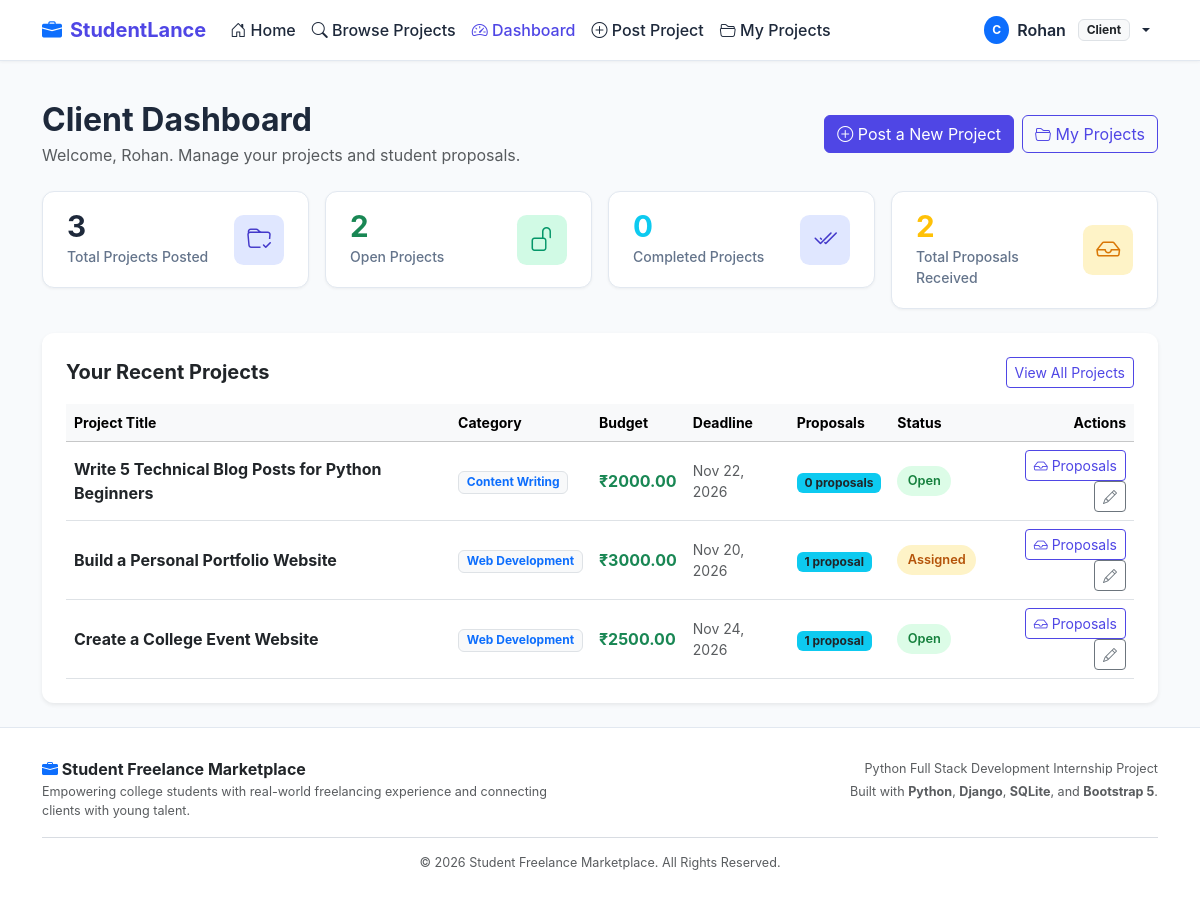
/dashboard/client/ (signed in), run on the app's committed database.
### marketplace/models.py (models this page shows, shortened)
class Profile(models.Model):
    ROLE_CHOICES = [
        ('Student', 'Student'),
        ('Client', 'Client'),
    ]
    user = models.OneToOneField(User, on_delete=models.CASCADE, related_name='profile')
    role = models.CharField(max_length=20, choices=ROLE_CHOICES)
    skills = models.TextField(blank=True, help_text="Comma-separated list of skills (e.g. Python, Django, HTML, CSS)")
    bio = models.TextField(blank=True, help_text="Short biography about yourself or your company")
    education = models.CharField(max_length=200, blank=True, help_text="College/University or degree")

class Project(models.Model):
    CATEGORY_CHOICES = [
        ('Web Development', 'Web Development'),
        ('Graphic Design', 'Graphic Design'),
        ('Content Writing', 'Content Writing'),
        ('Video Editing', 'Video Editing'),
        ('UI/UX Design', 'UI/UX Design'),
        ('Data Entry', 'Data Entry'),
        ('Programming', 'Programming'),
    ]
    STATUS_CHOICES = [
        ('Open', 'Open'),
        ('Assigned', 'Assigned'),
        ('Completed', 'Completed'),
        ('Closed', 'Closed'),
    ]
    client = models.ForeignKey(User, on_delete=models.CASCADE, related_name='projects')
    title = models.CharField(max_length=200)
    description = models.TextField()
    category = models.CharField(max_length=100, choices=CATEGORY_CHOICES)
    budget = models.DecimalField(max_digits=10, decimal_places=2)
    deadline = models.DateField()
    status = models.CharField(max_length=20, choices=STATUS_CHOICES, default='Open')
    created_at = models.DateTimeField(auto_now_add=True)
    class Meta:
        ordering = ['-created_at']
    @property
    def proposal_count(self):
        return self.proposals.count()

### marketplace/views.py (the view)
    def wrapper(request, *args, **kwargs):
        if not request.user.is_authenticated:
            messages.warning(request, "Please log in to access this page.")
            return redirect('login')
        if get_user_role(request.user) != 'Client':
            messages.error(request, "Access denied. This page is only accessible to clients.")
            return redirect('home')
        return view_func(request, *args, **kwargs)

### marketplace/templates/marketplace/client_dashboard.html (shortened to what this page needs)
{% extends 'marketplace/base.html' %}
{% block content %}
<div class="d-flex flex-wrap justify-content-between align-items-center mb-4">
    <div>
        <h2 class="fw-bold mb-1">
            Client Dashboard
        </h2>
        <p class="text-muted mb-0">Welcome, {{ user.first_name|default:user.username }}. Manage your projects and student proposals.</p>
    </div>
    <div class="mt-3 mt-md-0 d-flex gap-2">
        <a href="{% url 'post_project' %}" class="btn btn-primary">
            <i class="bi bi-plus-circle"></i> Post a New Project
        </a>
        <a href="{% url 'my_projects' %}" class="btn btn-outline-primary">
            <i class="bi bi-folder2-open"></i> My Projects
        </a>
    </div>
</div>
<div class="row g-3 mb-4">
    <div class="col-sm-6 col-lg-3">
        <div class="stat-card">
            <div>
                <div class="stat-value">{{ total_projects }}</div>
                <div class="stat-label">Total Projects Posted</div>
            </div>
            <div class="stat-icon bg-indigo">
                <i class="bi bi-folder-check"></i>
            </div>
        </div>
    </div>
    <div class="col-sm-6 col-lg-3">
        <div class="stat-card">
            <div>
                <div class="stat-value text-success">{{ open_projects }}</div>
                <div class="stat-label">Open Projects</div>
            </div>
            <div class="stat-icon bg-emerald">
                <i class="bi bi-unlock"></i>
            </div>
        </div>
    </div>
    <div class="col-sm-6 col-lg-3">
        <div class="stat-card">
            <div>
                <div class="stat-value text-info">{{ completed_projects }}</div>
                <div class="stat-label">Completed Projects</div>
            </div>
            <div class="stat-icon bg-indigo">
                <i class="bi bi-check2-all"></i>
            </div>
        </div>
    </div>
    <div class="col-sm-6 col-lg-3">
        <div class="stat-card">
            <div>
                <div class="stat-value text-warning">{{ total_proposals_received }}</div>
                <div class="stat-label">Total Proposals Received</div>
            </div>
            <div class="stat-icon bg-amber">
                <i class="bi bi-inbox"></i>
            </div>
        </div>
    </div>
</div>
<div class="card custom-card p-4 bg-white border-0 shadow-sm">
    <div class="d-flex justify-content-between align-items-center mb-3">
        <h5 class="fw-bold mb-0">Your Recent Projects</h5>
        <a href="{% url 'my_projects' %}" class="btn btn-sm btn-outline-primary">View All Projects</a>
    </div>
    {% if recent_projects %}
        <div class="table-responsive">
            <table class="table table-hover align-middle mb-0">
                <thead class="table-light small text-muted">
                    <tr>
                        <th>Project Title</th>
                        <th>Category</th>
                        <th>Budget</th>
                        <th>Deadline</th>
                        <th>Proposals</th>
                        <th>Status</th>
                        <th class="text-end">Actions</th>
                    </tr>
                </thead>
                <tbody>
                    {% for project in recent_projects %}
                        <tr>
                            <td>
                                <a href="{% url 'project_detail' project.id %}" class="text-decoration-none fw-bold text-dark">
                                    {{ project.title }}
                                </a>
                            </td>
                            <td>
                                <span class="badge bg-light text-primary border">{{ project.category }}</span>
                            </td>
                            <td class="fw-bold text-success">₹{{ project.budget }}</td>
                            <td class="text-muted small">{{ project.deadline|date:"M d, Y" }}</td>
                            <td>
                                <span class="badge bg-info text-dark">
                                    {{ project.proposal_count }} proposal{{ project.proposal_count|pluralize }}
                                </span>
                            </td>
                            <td>
                                {% if project.status == 'Open' %}
                                    <span class="badge-status badge-open">Open</span>
                                {% elif project.status == 'Assigned' %}
                                    <span class="badge-status badge-assigned">Assigned</span>
                                {% elif project.status == 'Completed' %}
                                    <span class="badge-status badge-completed">Completed</span>
                                {% else %}
                                    <span class="badge-status badge-closed">Closed</span>
                                {% endif %}
                            </td>
                            <td class="text-end">
                                <a href="{% url 'view_proposals' project.id %}" class="btn btn-sm btn-outline-primary" title="View proposals">
                                    <i class="bi bi-inbox"></i> Proposals
                                </a>
                                <a href="{% url 'edit_project' project.id %}" class="btn btn-sm btn-outline-secondary" title="Edit project">
                                    <i class="bi bi-pencil"></i>
                                </a>
                            </td>
                        </tr>
                    {% endfor %}
                </tbody>
            </table>
        </div>
    {% else %}
        <div class="text-center py-4 text-muted">
            <i class="bi bi-folder-plus fs-2 d-block mb-2"></i>
            <p class="mb-2">You haven't posted any projects yet.</p>
            <a href="{% url 'post_project' %}" class="btn btn-sm btn-primary">Post Your First Project</a>
        </div>
    {% endif %}
</div>
{% endblock %}

### marketplace/templates/marketplace/base.html (shortened to what this page needs)
{% load static %}
<!DOCTYPE html>
<html lang="en">
<head>
    <link href="https://cdn.jsdelivr.net/npm/bootstrap@5.3.3/dist/css/bootstrap.min.css" rel="stylesheet">
    <link href="https://cdn.jsdelivr.net/npm/bootstrap-icons@1.11.3/font/bootstrap-icons.min.css" rel="stylesheet">
    <link rel="stylesheet" href="{% static 'marketplace/css/style.css' %}">
</head>
<body>
    <nav class="navbar navbar-expand-lg navbar-custom sticky-top">
        <div class="container">
            <a class="navbar-brand" href="{% url 'home' %}">
                <i class="bi bi-briefcase-fill text-primary"></i>
                <span>StudentLance</span>
            </a>
            <div class="collapse navbar-collapse" id="navbarContent">
                <ul class="navbar-nav me-auto mb-2 mb-lg-0">
                    <li class="nav-item">
                        <a class="nav-link {% if request.resolver_match.url_name == 'home' %}active{% endif %}" href="{% url 'home' %}">
                            <i class="bi bi-house-door"></i> Home
                        </a>
                    </li>
                    <li class="nav-item">
                        <a class="nav-link {% if request.resolver_match.url_name == 'projects' %}active{% endif %}" href="{% url 'projects' %}">
                            <i class="bi bi-search"></i> Browse Projects
                        </a>
                    </li>
                    {% if user.is_authenticated %}
                        {% if user.profile.role == 'Student' %}
                            <li class="nav-item">
                                <a class="nav-link {% if request.resolver_match.url_name == 'student_dashboard' %}active{% endif %}" href="{% url 'student_dashboard' %}">
                                    <i class="bi bi-speedometer2"></i> Dashboard
                                </a>
                            </li>
                            <li class="nav-item">
                                <a class="nav-link {% if request.resolver_match.url_name == 'my_proposals' %}active{% endif %}" href="{% url 'my_proposals' %}">
                                    <i class="bi bi-file-earmark-text"></i> My Proposals
                                </a>
                            </li>
                        {% elif user.profile.role == 'Client' %}
                            <li class="nav-item">
                                <a class="nav-link {% if request.resolver_match.url_name == 'client_dashboard' %}active{% endif %}" href="{% url 'client_dashboard' %}">
                                    <i class="bi bi-speedometer2"></i> Dashboard
                                </a>
                            </li>
                            <li class="nav-item">
                                <a class="nav-link {% if request.resolver_match.url_name == 'post_project' %}active{% endif %}" href="{% url 'post_project' %}">
                                    <i class="bi bi-plus-circle"></i> Post Project
                                </a>
                            </li>
                            <li class="nav-item">
                                <a class="nav-link {% if request.resolver_match.url_name == 'my_projects' %}active{% endif %}" href="{% url 'my_projects' %}">
                                    <i class="bi bi-folder2-open"></i> My Projects
                                </a>
                            </li>
                        {% endif %}
                    {% endif %}
                </ul>
                <ul class="navbar-nav ms-auto align-items-lg-center">
                    {% if user.is_authenticated %}
                        <li class="nav-item dropdown">
                            <a class="nav-link dropdown-toggle d-flex align-items-center gap-2" href="#" id="userDropdown" role="button" data-bs-toggle="dropdown" aria-expanded="false">
                                <span class="badge bg-primary rounded-circle p-2">
                                    {{ user.username|first|upper }}
                                </span>
                                <span class="fw-semibold">{{ user.first_name|default:user.username }}</span>
                                <span class="badge bg-light text-dark border ms-1">{{ user.profile.role|default:"User" }}</span>
                            </a>
                        </li>
                    {% endif %}
                </ul>
            </div>
        </div>
    </nav>
    <main class="container my-4">
        {% block content %}{% endblock %}
    </main>
    <footer class="footer-custom mt-auto">
        <div class="container">
            <div class="row gy-3">
                <div class="col-md-6 text-center text-md-start">
                    <h6 class="fw-bold text-dark mb-1">
                        <i class="bi bi-briefcase-fill text-primary"></i> Student Freelance Marketplace
                    </h6>
                    <p class="mb-0 text-muted small">
                        Empowering college students with real-world freelancing experience and connecting clients with young talent.
                    </p>
                </div>
                <div class="col-md-6 text-center text-md-end">
                    <p class="mb-1 text-muted small">
                        Python Full Stack Development Internship Project
                    </p>
                    <p class="mb-0 text-muted small">
                        Built with <strong>Python</strong>, <strong>Django</strong>, <strong>SQLite</strong>, and <strong>Bootstrap 5</strong>.
                    </p>
                </div>
            </div>
            <hr class="my-3 opacity-25">
            <div class="text-center text-muted small">
                &copy; {% now "Y" %} Student Freelance Marketplace. All Rights Reserved.
            </div>
        </div>
    </footer>
</body>
</html>

### data on the page
Project: title "Write 5 Technical Blog Posts for Python Beginners", category "Content Writing", budget "2000.00", deadline "Nov 22, 2026", proposal_count "0", status "Open"
Project: title "Build a Personal Portfolio Website", category "Web Development", budget "3000.00", deadline "Nov 20, 2026", proposal_count "1", status "Assigned"
Project: title "Create a College Event Website", category "Web Development", budget "2500.00", deadline "Nov 24, 2026", proposal_count "1", status "Open"

### other printed values
{{ user.username|first|upper }} "C"
{{ user.first_name|default:user.username }} "Rohan"
{{ user.profile.role|default:"User" }} "Client"
{{ total_projects }} "3"
{{ open_projects }} "2"
{{ completed_projects }} "0"
{{ total_proposals_received }} "2"
